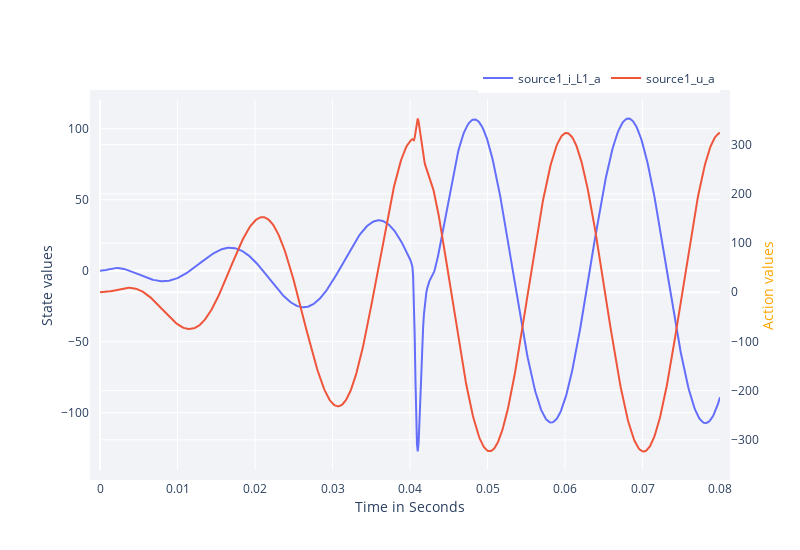

Notebook cell for this chart:
### Markdown cell above
_______________________________________________________________________________
### Low-Level Rendering

### Code cell
RenderHookResults(hook = hook, 
                    states_to_plot  = ["source1_i_L1_a"], # Inductor current [A]
                    actions_to_plot = ["source1_u_a"],    # Inverter voltage [V]
                    )

### Figure 1 — Plotly figure (JSON) as saved in the notebook; plotly's stock layout.template omitted (floating-point values rounded to 4 significant figures; data arrays with more than 128 entries replaced by an {"elided": "..."} marker saying what was removed)
{"data": [{"mode": "lines", "name": "source1_i_L1_a", "type": "scatter", "x": {"elided": "801 float values"}, "y": {"elided": "801 float values"}}, {"mode": "lines", "name": "source1_u_a", "type": "scatter", "x": {"elided": "801 float values"}, "y": {"elided": "801 float values"}, "yaxis": "y2"}], "layout": {"height": 550, "legend": {"orientation": "h", "x": 1, "xanchor": "right", "y": 1.02, "yanchor": "bottom"}, "margin": {"b": 80, "l": 100, "pad": 10, "r": 80, "t": 100}, "plot_bgcolor": "#f1f3f7", "width": 800, "xaxis": {"title": {"text": "Time in Seconds"}}, "yaxis": {"title": {"text": "State values"}}, "yaxis2": {"overlaying": "y", "side": "right", "title": "Action values", "titlefont": {"color": "orange"}}}}
